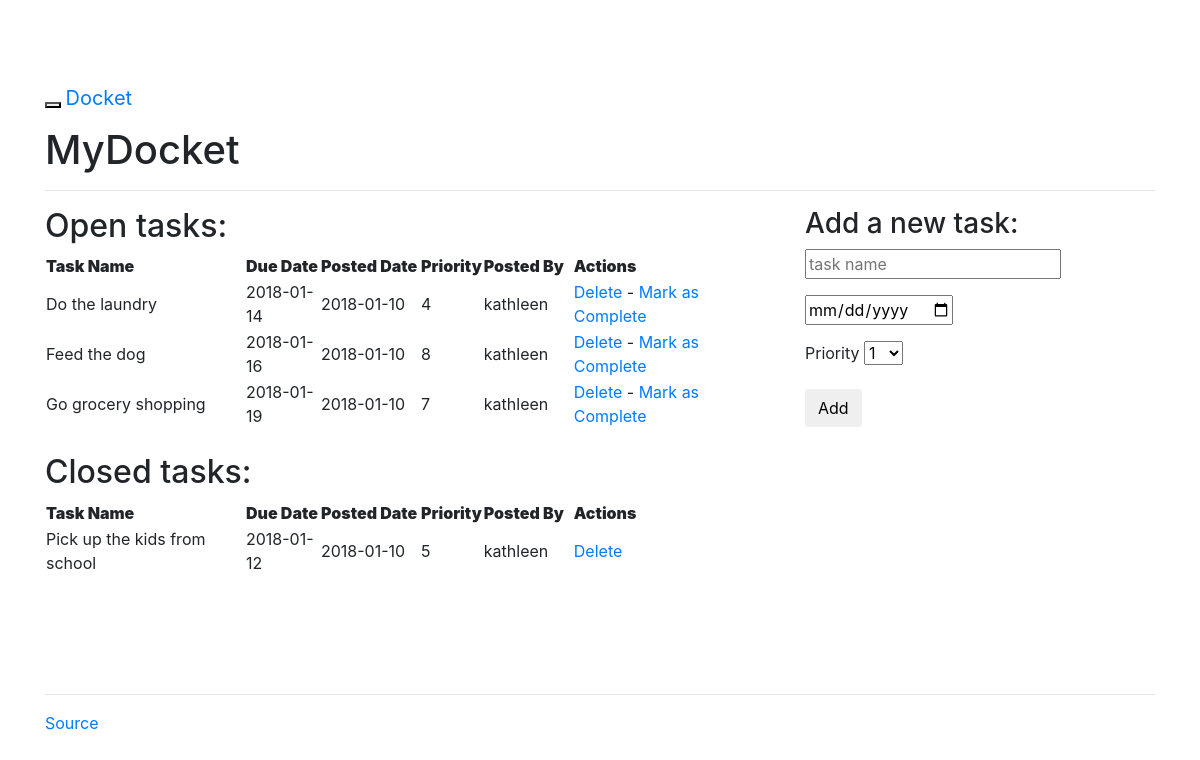
/tasks/ (signed in), run on an earlier commit of the app's database.
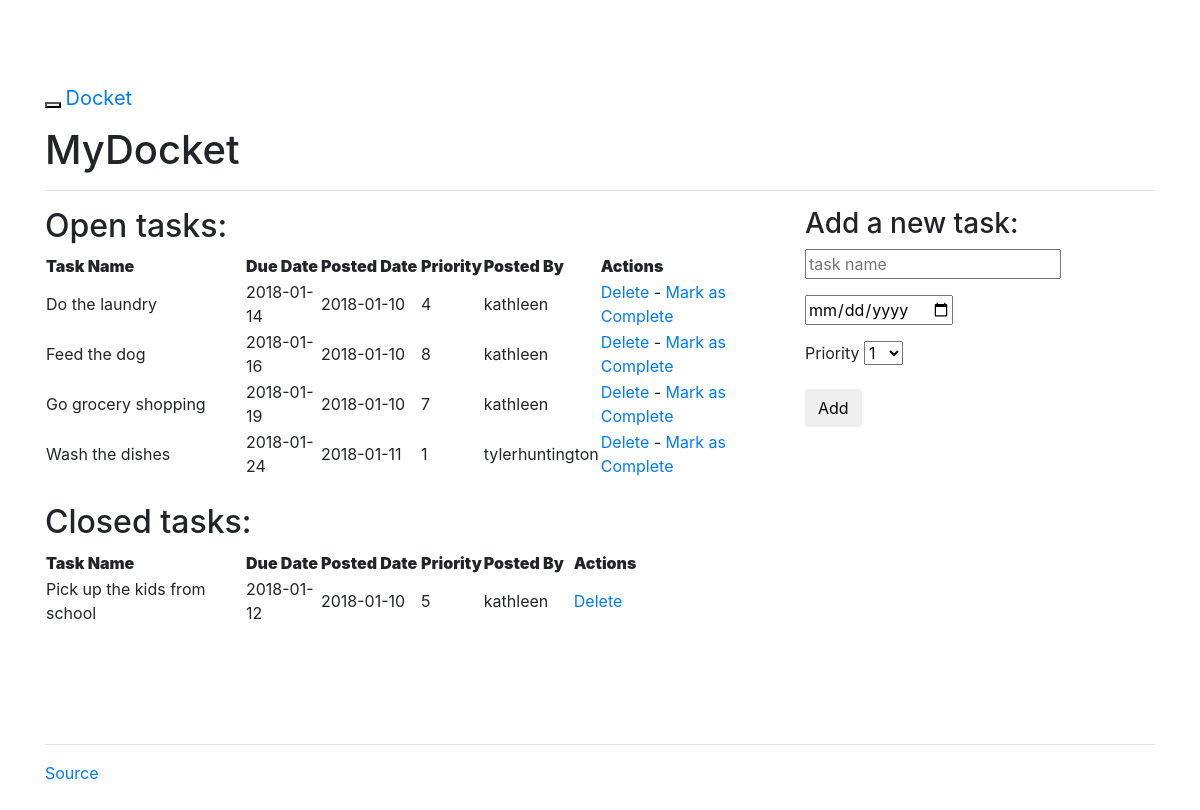
And on a later commit of the database.
### models.py (models this page shows, shortened)
class Task(db.Model):
    __tablename__ = "tasks"
    task_id = db.Column(db.Integer, primary_key=True)
    name = db.Column(db.String, nullable=False)
    due_date = db.Column(db.Date, nullable=False)
    priority = db.Column(db.Integer, nullable=False)
    status = db.Column(db.Integer)
    user_id = db.Column(db.Integer, db.ForeignKey('users.id'))
    posted_date = db.Column(db.Date, default=datetime.datetime.utcnow())

class User(db.Model):
    __tablename__ = "users"
    id = db.Column(db.Integer, primary_key=True)
    name = db.Column(db.String, unique=True, nullable=False)
    email = db.Column(db.String, unique=True, nullable=False)
    password = db.Column(db.String, nullable=False)
    tasks = db.relationship('Task', backref='poster')

### views.py (the view)
@app.route("/tasks/", methods = ['GET', 'POST'])
@login_required
def tasks():
    return render_template(
            'tasks.html',
            form=AddTaskForm(request.form),
            open_tasks=open_tasks(),
            closed_tasks=closed_tasks(),
            )

### forms.py
class AddTaskForm(Form):
    task_id = IntegerField()
    name = StringField('Task Name', validators=[DataRequired()])
    due_date = DateField('Due Date (mm/dd/yyyy)', \
            validators=[DataRequired()], format='%m/%d/%Y')
    priority = SelectField(
            'Priority',
            validators=[DataRequired()],
            choices=[('1', '1'), ('2', '2'), ('3', '3'),
                ('4', '4'), ('5', '5'), ('6', '6'), ('7', '7'),
                ('8', '8'), ('9', '9'), ('10', '10')
            ]
    )
    status = IntegerField('Status')

### views.py (called while the page is built)
def login_required(test):
    @wraps(test)
    def wrap(*args, **kwargs):
        if ('logged_in' in session):
            return(test(*args, **kwargs))
        else:
            flash("You need to log in first")
            return(redirect(url_for('login')))
    return wrap

def open_tasks():
    return db.session.query(Task).filter_by(
            status='1').order_by(Task.due_date.asc())

def closed_tasks():
    return db.session.query(Task).filter_by(
            status='0').order_by(Task.due_date.asc())

### templates/tasks.html (shortened to what this page needs)
{% extends "_base.html" %}
{% block content %}
<h1>MyDocket</h1>
<hr>
<div class="row">
  <div class="col-md-8">
    <div class="entries">
      <h2>Open tasks:</h2>
      <div class="datagrid">
        <table>
          <thead>
            <tr>
              <th width="200px"><strong>Task Name</strong></th>
              <th width="75px"><strong>Due Date</strong></th>
              <th width="100px"><strong>Posted Date</strong></th>
              <th width="50px"><strong>Priority</strong></th>
              <th width="90px"><strong>Posted By</strong></th>
              <th><strong>Actions</strong></th>
            </tr>
          </thead>
          {% for task in open_tasks %}
            <tr>
              <td width="200px">{{ task.name }}</td>
              <td width="75px">{{ task.due_date }}</td>
              <td width="100px">{{ task.posted_date }}</td>
              <td width="50px">{{ task.priority }}</td>
              <td width="90px">{{ task.poster.name }}</td>
              <td>
                <a href="{{ url_for('delete_entry', task_id = task.task_id) }}">Delete</a>  -
                <a href="{{ url_for('complete', task_id = task.task_id) }}">Mark as Complete</a>
              </td>
            </tr>
          {% endfor %}
        </table>
      </div>
    </div>
    <br>
    <div class="entries">
      <h2>Closed tasks:</h2>
      <div class="datagrid">
        <table>
          <thead>
            <tr>
              <th width="200px"><strong>Task Name</strong></th>
              <th width="75px"><strong>Due Date</strong></th>
              <th width="100px"><strong>Posted Date</strong></th>
              <th width="50px"><strong>Priority</strong></th>
              <th width="90px"><strong>Posted By</strong></th>
              <th><strong>Actions</strong></th>
            </tr>
          </thead>
          {% for task in closed_tasks %}
            <tr>
              <td width="200px">{{ task.name }}</td>
              <td width="75px">{{ task.due_date }}</td>
              <td width="100px">{{ task.posted_date }}</td>
              <td width="50px">{{ task.priority }}</td>
              <td width="90px">{{ task.poster.name }}</td>
              <td>
                 <a href="{{ url_for('delete_entry', task_id = task.task_id) }}">Delete</a>
              </td>
            </tr>
          {% endfor %}
        </table>
      </div>
    </div>
  </div>
  <div class="col-md-4">
    <div class="add-task">
      <h3>Add a new task:</h3>
        <form action="{{ url_for('new_task') }}" method="post">
          <div class="form-group">
            {{ form.name(placeholder="task name") }}
          </div>
          <div class="form-group">
            {{ form.due_date(placeholder="due date (mm/dd/yyyy)") }}
          </div>
          <div class="form-group">
            {{ form.priority.label }}
            {{ form.priority }}
          </div>
          <div class="form-group"><input class="btn btn-default" type="submit" value="Add"></div>
        </form>
    </div>
  </div>
</div>
{% endblock %}

### templates/_base.html (shortened to what this page needs)
<!DOCTYPE html>
<html lang="en">
  <head>
    <link href="//maxcdn.bootstrapcdn.com/bootswatch/3.3.4/yeti/bootstrap.min.css" rel="stylesheet">
    <link href="{{ url_for('static', filename='css/main.css') }}" rel="stylesheet">
  </head>
  <body>
    <div class="navbar navbar-inverse navbar-fixed-top" role="navigation">
      <div class="container">
        <div class="navbar-header">
          <button type="button" class="navbar-toggle" data-toggle="collapse" data-target=".navbar-collapse">
          </button>
          <a class="navbar-brand" href="/">Docket</a>
        </div>
      </div>
    </div>
    <div class="container">
      <div class="content">
        {% block content %}
        {% endblock %}
      <br>
      <br>
      <br>
      </div>
      <div class="footer">
        <hr>
        <a href="https://www.github.com/tylerhuntington222/Docket-app/">Source</a></p>
      </div>
    </div>
  </body>
</html>

### static/css/main.css (style rules this page uses)
body { padding: 70px 0; background: #ffffff; }
.footer { padding-top: 30px; }

What changed in the data, as far as the page shows it:
added Task: name "Wash the dishes", due_date "2018-01-24", posted_date "2018-01-11", priority "1", poster.name "tylerhuntington", shown under "Open tasks:"
